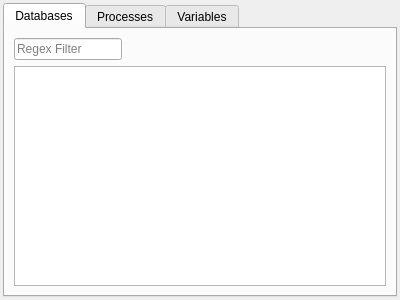
<?xml version="1.0" encoding="UTF-8"?>
<ui version="4.0">
 <class>DatabaseManagerForm</class>
 <widget class="QWidget" name="DatabaseManagerForm">
  <property name="geometry">
   <rect>
    <x>0</x>
    <y>0</y>
    <width>400</width>
    <height>300</height>
   </rect>
  </property>
  <property name="focusPolicy">
   <enum>Qt::ClickFocus</enum>
  </property>
  <property name="windowTitle">
   <string>Form</string>
  </property>
  <layout class="QVBoxLayout" name="verticalLayout">
   <property name="leftMargin">
    <number>3</number>
   </property>
   <property name="topMargin">
    <number>3</number>
   </property>
   <property name="rightMargin">
    <number>3</number>
   </property>
   <property name="bottomMargin">
    <number>3</number>
   </property>
   <item>
    <widget class="QTabWidget" name="tabWidget">
     <property name="currentIndex">
      <number>0</number>
     </property>
     <widget class="QWidget" name="tab_databases">
      <attribute name="title">
       <string>Databases</string>
      </attribute>
      <layout class="QVBoxLayout" name="verticalLayout_2">
       <item>
        <layout class="QHBoxLayout" name="horizontalLayout">
         <item>
          <widget class="QLineEdit" name="le_twfilter_db">
           <property name="sizePolicy">
            <sizepolicy hsizetype="Preferred" vsizetype="Fixed">
             <horstretch>0</horstretch>
             <verstretch>0</verstretch>
            </sizepolicy>
           </property>
           <property name="placeholderText">
            <string>Regex Filter</string>
           </property>
           <property name="clearButtonEnabled">
            <bool>true</bool>
           </property>
          </widget>
         </item>
         <item>
          <spacer name="horizontalSpacer">
           <property name="orientation">
            <enum>Qt::Horizontal</enum>
           </property>
           <property name="sizeHint" stdset="0">
            <size>
             <width>40</width>
             <height>20</height>
            </size>
           </property>
          </spacer>
         </item>
        </layout>
       </item>
       <item>
        <widget class="QTableWidget" name="tw_databases"/>
       </item>
      </layout>
     </widget>
     <widget class="QWidget" name="tab_processes">
      <attribute name="title">
       <string>Processes</string>
      </attribute>
      <layout class="QVBoxLayout" name="verticalLayout_3">
       <item>
        <layout class="QHBoxLayout" name="horizontalLayout_2">
         <item>
          <widget class="QLineEdit" name="le_twfilter_proc">
           <property name="sizePolicy">
            <sizepolicy hsizetype="Preferred" vsizetype="Fixed">
             <horstretch>0</horstretch>
             <verstretch>0</verstretch>
            </sizepolicy>
           </property>
           <property name="placeholderText">
            <string>Regex Filter</string>
           </property>
           <property name="clearButtonEnabled">
            <bool>true</bool>
           </property>
          </widget>
         </item>
         <item>
          <spacer name="horizontalSpacer_2">
           <property name="orientation">
            <enum>Qt::Horizontal</enum>
           </property>
           <property name="sizeHint" stdset="0">
            <size>
             <width>40</width>
             <height>20</height>
            </size>
           </property>
          </spacer>
         </item>
        </layout>
       </item>
       <item>
        <widget class="QTableWidget" name="tw_processes"/>
       </item>
      </layout>
     </widget>
     <widget class="QWidget" name="tab_variables">
      <attribute name="title">
       <string>Variables</string>
      </attribute>
      <layout class="QVBoxLayout" name="verticalLayout_4">
       <item>
        <layout class="QHBoxLayout" name="horizontalLayout_3">
         <item>
          <widget class="QLineEdit" name="le_twfilter_var">
           <property name="sizePolicy">
            <sizepolicy hsizetype="Preferred" vsizetype="Fixed">
             <horstretch>0</horstretch>
             <verstretch>0</verstretch>
            </sizepolicy>
           </property>
           <property name="placeholderText">
            <string>Regex Filter</string>
           </property>
           <property name="clearButtonEnabled">
            <bool>true</bool>
           </property>
          </widget>
         </item>
         <item>
          <spacer name="horizontalSpacer_3">
           <property name="orientation">
            <enum>Qt::Horizontal</enum>
           </property>
           <property name="sizeHint" stdset="0">
            <size>
             <width>40</width>
             <height>20</height>
            </size>
           </property>
          </spacer>
         </item>
        </layout>
       </item>
       <item>
        <widget class="QTableWidget" name="tw_variables"/>
       </item>
      </layout>
     </widget>
    </widget>
   </item>
  </layout>
 </widget>
 <resources/>
 <connections/>
</ui>
